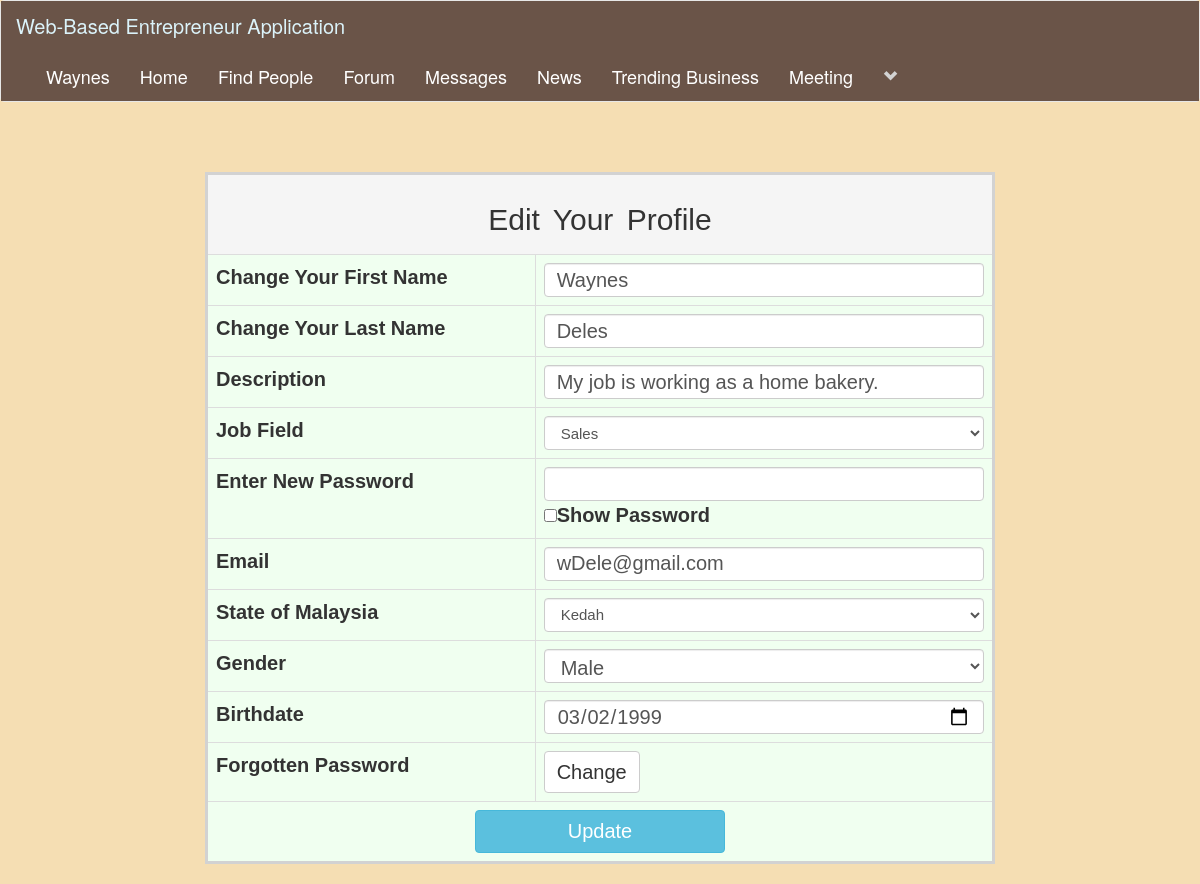
The page /edit_profile.php (signed in) on the database its author committed.
### tables this page shows
CREATE TABLE `users` (
  `user_id` int(11) NOT NULL,
  `f_name` text NOT NULL,
  `l_name` text NOT NULL,
  `user_name` text NOT NULL,
  `describe_user` varchar(255) NOT NULL,
  `job_field` text NOT NULL,
  `user_pass` varchar(255) NOT NULL,
  `user_email` varchar(255) NOT NULL,
  `user_country` text NOT NULL,
  `user_gender` text NOT NULL,
  `user_birthday` text NOT NULL,
  `user_image` varchar(255) NOT NULL,
  `user_cover` varchar(255) NOT NULL,
  `user_reg_date` date NOT NULL DEFAULT current_timestamp(),
  `status` text NOT NULL,
  `posts` text NOT NULL,
  `recovery_account` varchar(255) NOT NULL,
  `usertype` varchar(100) NOT NULL,
  `admin_id` int(11) NOT NULL
);

### edit_profile.php (the view, shortened to what this page needs)
<!DOCTYPE html>
<?php
include("includes/header.php");
?>
<html>
<head>
     <link rel="stylesheet" href="bootstrap1/bootstrap/dist/css/bootstrap.min.css">
	<link rel="stylesheet" type="text/css" href="style/home_style2.css">
</head>
<body>
<div class="row">
	<div class="col-sm-2">
    </div>
    <div class="col-sm-8">
        <form action="" method="POST" enctype="multipart/form-data">
            <table class="table table-bordered table-hover"
            style="margin-top:50px;background-color:honeydew; font-family:'Gill Sans', 'Gill Sans MT', Calibri, 'Trebuchet MS', sans-serif;
                   font-size:20px; border: 3px solid #D2D2D2;">
                <tr align="center">
                    <td colspan="6" class="active" style="word-spacing: 5px;"><h2>Edit Your Profile</h2></td>
                </tr>
                <tr>
                    <td style="font-weight: bold;">Change Your First Name</td>
                    <td>
                        <input style="font-size:20px;" class="form-control" type="text" name="f_name" required value="<?php echo $first_name; ?>">
                    </td>
                </tr>
                <tr>
                    <td style="font-weight: bold;">Change Your Last Name</td>
                    <td>
                        <input style="font-size:20px;" class="form-control" type="text" name="l_name" required value="<?php echo $last_name; ?>">
                    </td>
                </tr>
                <tr>
                    <td style="font-weight: bold;">Description</td>
                    <td>
                        <input style="font-size:20px;" class="form-control" type="text" name="describe_user" required value="<?php echo $describe_user; ?>">
                    </td>
                </tr>
                <tr>
                    <td style="font-weight: bold;">Job Field</td>
                    <td>
                        <select style="font-size:15px;" class="form-control" name="job_field">
                            <option><?php echo $job_field;?></option>
                        </select>
                    </td>
                </tr>
                <tr>
                    <td style="font-weight: bold;">Enter New Password</td>
                    <td>
                        <input style="font-size:20px;" class="form-control" type="password" name="u_pass" id="mypass"  value="">
                        <input type="checkbox" onclick="show_password()"><strong>Show Password</strong>
                    </td>
                </tr>
                <tr>
                    <td style="font-weight: bold;">Email</td>
                    <td>
                        <input style="font-size:20px;" class="form-control" type="email" name="u_email" required value="<?php echo $user_email; ?>">
                    </td>
                </tr>
                <tr>
                    <td style="font-weight: bold;">State of Malaysia</td>
                    <td>
                        <select style="font-size:15px;" class="form-control" name="state">
                            <option><?php echo $user_country;?></option>
                        </select>
                    </td>
                </tr>
                <tr>
                    <td style="font-weight: bold;">Gender</td>
                    <td>
                        <select style="font-size:20px;" class="form-control" name="u_gender">
                            <option><?php echo $user_gender;?></option>
                        </select>
                    </td>
                </tr>
                <tr>
                    <td style="font-weight: bold;">Birthdate</td>
                    <td>
                        <input style="font-size:20px;" class="form-control input-md" type="date" name="u_birthday" required value="<?php echo $user_birthday; ?>">
                    </td>
                </tr>
                <tr>
                    <td style="font-weight: bold;">Forgotten Password</td>
                    <td>
                        <button type="button" style="font-size:20px;" class="btn btn-default" data-toggle="modal" data-target="#myModal">Change</button>
                    </td>
                </tr>
                <tr align="center">
                    <td colspan="6">
                        <input class="btn btn-info" type="submit" name="update" style="width: 250px;font-size:20px;" value="Update">
                    </td>
                </tr>
            </table>
        </form>
    </div>
    <div class="col-sm-2"></div>
</div>
</body>
</html>

### includes/header.php (shortened to what this page needs)
<?php
include("functions/functions.php");
?>
<nav class="navbar navbar-default">
	<div class="container-fluid" style="background-color: #6A5448; ">
		<div class="navbar-header">
			<a style="color:#DBF3FA; font-size:20px;" class="navbar-brand" href="home.php">Web-Based Entrepreneur Application</a>
		</div>
		<div class="collapse navbar-collapse" id="bs-example-navbar-collapse-1">
	      <ul class="nav navbar-nav">
	      	<?php
			$user = $_SESSION['user_email'];
			$get_user = "select * from users where user_email='$user'";
			$run_user = mysqli_query($con,$get_user);
			$row=mysqli_fetch_array($run_user);
			$user_id = $row['user_id'];
			$first_name = $row['f_name'];
			$last_name = $row['l_name'];
			$describe_user = $row['describe_user'];
			$job_field = $row['job_field'];
			$user_email = $row['user_email'];
			$user_country = $row['user_country'];
			$user_gender = $row['user_gender'];
			$user_birthday = $row['user_birthday'];
			?>
	        <li><a style="color: #FFF; font-size:18px;" href='profile.php?<?php echo "u_id=$user_id" ?>'><?php echo "$first_name"; ?></a></li>
	       	<li><a style="color: #FFF; font-size:18px;" href="home.php">Home</a></li>
			<li><a style="color: #FFF; font-size:18px;" href="members.php">Find People</a></li>
			<li><a style="color: #FFF; font-size:18px;" href="forum.php">Forum</a></li>
			<?php
			$users = mysqli_query($con,"SELECT * FROM users WHERE user_id  = $user_id") or die("Failed to query database" );
			if( mysqli_num_rows($users) > 0 ){
				$row = mysqli_fetch_assoc($users);
				$userId = $row["user_id"];
				echo '
					<li><a style="color: #FFF; font-size:18px;" href="messages.php?userId='.$userId.'">Messages</a></li>
				';
			}
			?>
			<li><a style="color: #FFF; font-size:18px;" href="news.php">News</a></li>
			<li><a style="color: #FFF; font-size:18px;" href="trend.php">Trending Business</a></li>
			<li><a style="color: #FFF; font-size:18px;" href="meeting.php" target="_blank">Meeting</a></li>
					<?php
						echo"
						<li class='dropdown'>
							<a style='color:#D3D3D3;' href='#' class='dropdown-toggle' data-toggle='dropdown' role='button' aria-haspopup='true' aria-expanded='false'><span><i class='glyphicon glyphicon-chevron-down'></i></span></a>
							<ul class='dropdown-menu'>
								<li>
									<a href='edit_profile.php?u_id=$user_id'>Edit Account</a>
								</li>
									<li>
										<a href='advertise.php'>Advertise Area</a>
									</li>
									<li>
										<a href='job.php'>Job Area</a>
									</li>
								<li role='separator' class='divider'></li>
								<li>
									<a href='logout.php'>Logout</a>
								</li>
							</ul>
						</li>
						";
					?>
			</ul>
		</div>
	</div>
</nav>

### style/home_style2.css (style rules this page uses)
body { overflow-x: hidden; background-color: wheat; }

### rows shown on the page
users: f_name "Waynes", l_name "Deles", describe_user "My job is working as a home bakery.", job_field "Sales", u_email "wDele@gmail.com", state "Kedah", u_gender "Male", u_birthday "03/02/1999"
